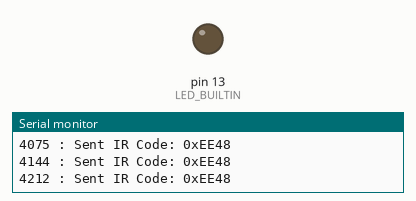
Simulated run of this sketch. Board: Arduino Uno, built with avr-gcc and run on an emulated ATmega328P. Parts: output pins drawn as LEDs (lit = HIGH), the last lines printed to the serial monitor.

Above: at 4.4 s.
At 11.5 s:
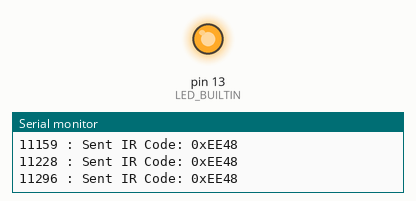
Timing chart, 0 to 19.4 s (numbered marks = the images above):
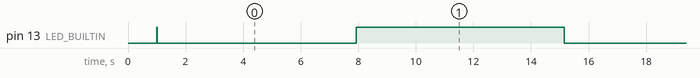

The sketch:

LCC_Transponder.ino
```cpp
//------------------------------------------------------------------------------------------------
// Larry's CMD & CTRL (LCC) | (CopyLeft) 2025-Present | Larry Athey (https://panhandleponics.com)
//------------------------------------------------------------------------------------------------
// XIAO SAMD21 Powered Location Transponder For Larry's CMD & CTRL (LCC)
// MCU: Seeed Studio XIAO SAMD21 (Arduino IDE board name “Seeeduino XIAO”)
// Board library: https://files.seeedstudio.com/arduino/package_seeeduino_boards_index.json
//
// This device repeatedly transmits its ID number (1 to 1000) just like an IR remote control and
// can be used by LCC Slaves as a locatio/position marker. Depending on how you have things set up
// in your Mission Control server, these can trigger actions when encountered or simply update the
// device status to reflect its last known location.
//
// Parts list for each transponder:
//
//   Seeed XIAO SAMD21        - $5.00
//   5V 1.8A Buck Regulator   - $1.50
//   2A Bridge Rectifier      - $1.00 (Only if you need these to be polarity-agnostic)
//   IR LED with 220 ohm res. - $1.50
//   3D Printed Case          - $2.00
//
// If used in a model railroad, these can be track powered but this will require the addition of a
// $1.00 bridge rectifier to make it polarity agnostic. These are simply placed 6 to 8 inches from
// the track pointing outward so the locomotive can't possibly read two of them at the same time.
//------------------------------------------------------------------------------------------------
#define IR_SEND_PIN 6            // Use D6 (PA06) for IR LED, a PWM-capable pin
#define TX_OFFSET 60000          // Location ID numbers are actually 60001 to 61000 for safety
//------------------------------------------------------------------------------------------------
#include "IRremote.hpp"          // This has to be included AFTER the IR_SEND_PIN definition
//------------------------------------------------------------------------------------------------
const uint16_t LOCATION_ID = TX_OFFSET + 1000;  // Unique ID for this location (1..1000)
//------------------------------------------------------------------------------------------------
void setup() {
  Serial.begin(115200);
  delay(1000);

  IrSender.begin();
  pinMode(LED_BUILTIN,OUTPUT);

  if (Serial) Serial.println("LCC Location Tranponder Initialized");
}
//------------------------------------------------------------------------------------------------
void loop() {
  static unsigned long ledUpdate = 0;
  static unsigned long lastCheck = millis();
  static float angle = 0.0;
  unsigned long CurrentTime = millis();

  if (CurrentTime - ledUpdate >= 10) { // The IrSender code below isn't non-blocking and seriously slows this down
    ledUpdate = CurrentTime;
    int dutyCycle = (sin(angle) + 1.0) * 127.5;
    analogWrite(LED_BUILTIN,255 - dutyCycle);
    angle += 0.03;
    if (angle >= 2 * PI) {
      angle -= 2 * PI;
    }
  }

  if (CurrentTime - lastCheck >= 50) {
    IrSender.sendNEC(LOCATION_ID,0,0); // Send 16-bit LOCATION_ID using NEC protocol
    if (Serial) {
      Serial.print(lastCheck);
      Serial.print(" : ");
      Serial.print("Sent IR Code: 0x");
      Serial.println(LOCATION_ID,HEX);
    }
    lastCheck = CurrentTime;
  }
}
//------------------------------------------------------------------------------------------------
```

Measured:
- by itself, pin 13 (LED_BUILTIN): repeats every 14.1 s: LOW 6.9 s, HIGH 7.2 s
